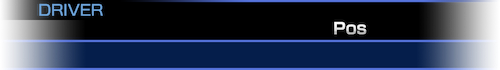
#> input picture Plugins/TougePlugin/wwwroot/id/name_background.png, 500 x 70 px, found by its file name
$ python blank_name_shell.py wwwroot/id/name_background.png wwwroot/id/name_background_blank.png
#> lines starting #> are read from the running program, lines starting #| are printed output that depends on the picture
"""Makes a label-less copy of the Initial D name shell.

Usage: python blank_name_shell.py wwwroot/id/name_background.png wwwroot/id/name_background_blank.png

name_background.png has "DRIVER" and "Pos" baked into its black header strip. The strip is
uniform vertically apart from the text, so each label box is refilled column by column from
a text-free row of the same column, which keeps the shell's faded ends. Requires Pillow.
"""
import sys

from PIL import Image

# (x range, y range, clean source row) per label, for the 500x70 shell.
BOXES = [
    # "DRIVER" sits on a darker tab (rows 3-19) at the faded left end; refill from the tab.
    (range(30, 112), range(3, 17), 18),
    (range(328, 372), range(19, 37), 10),  # "Pos", right of the name
]


def main(src, out):
#> called with src = 'wwwroot/id/name_background.png', out = 'wwwroot/id/name_background_blank.png'
    im = Image.open(src).convert('RGBA')
#> im is the input picture: PIL image 500x70 RGBA; mean R, G, B, A 11.5, 23.9, 50, 215
    px = im.load()
    for xs, ys, source in BOXES:
        for x in xs:
            for y in ys:
                px[x, y] = px[x, source]

    # The header is near-black; anything brighter left in it is label residue.
    left = [(x, y) for x in range(im.size[0]) for y in range(3, 39)
            if px[x, y][3] > 30 and max(px[x, y][:3]) > 35]
#> left = []
    if left:
        sys.exit(f'label residue left at {left[:5]}')
    im.save(out)
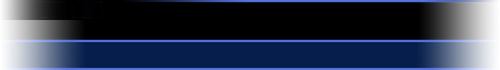
#> saved as name_background_blank.png: PIL image 500x70 RGBA; mean R, G, B, A 8.9, 20.7, 46.3, 214.9; transparent parts drawn white


if __name__ == '__main__':
    main(sys.argv[1], sys.argv[2])
